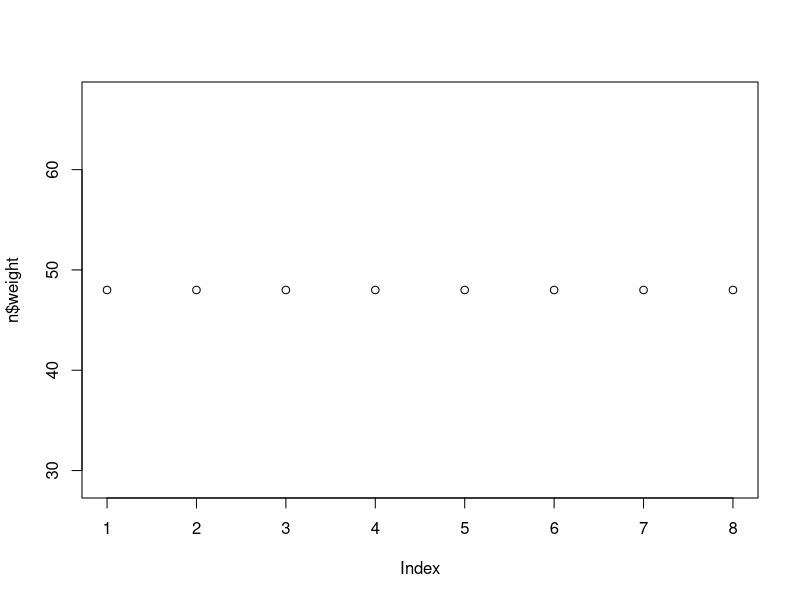
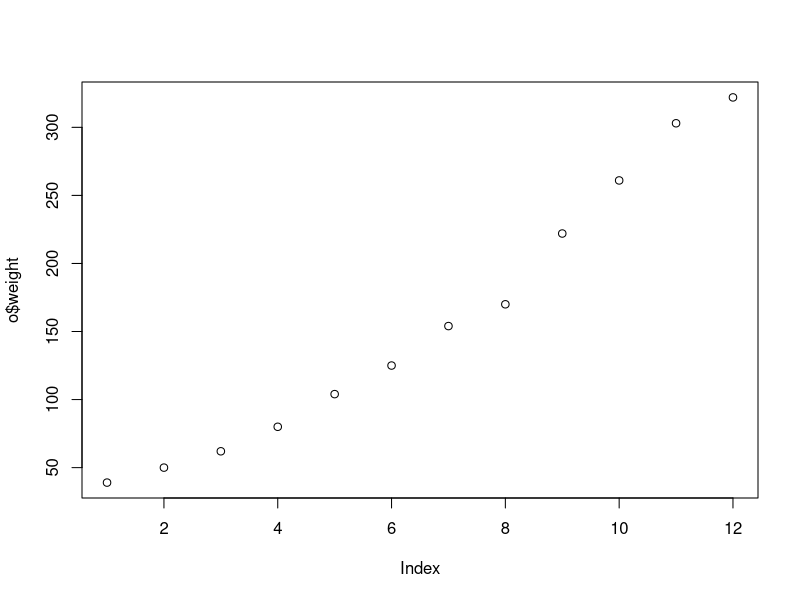
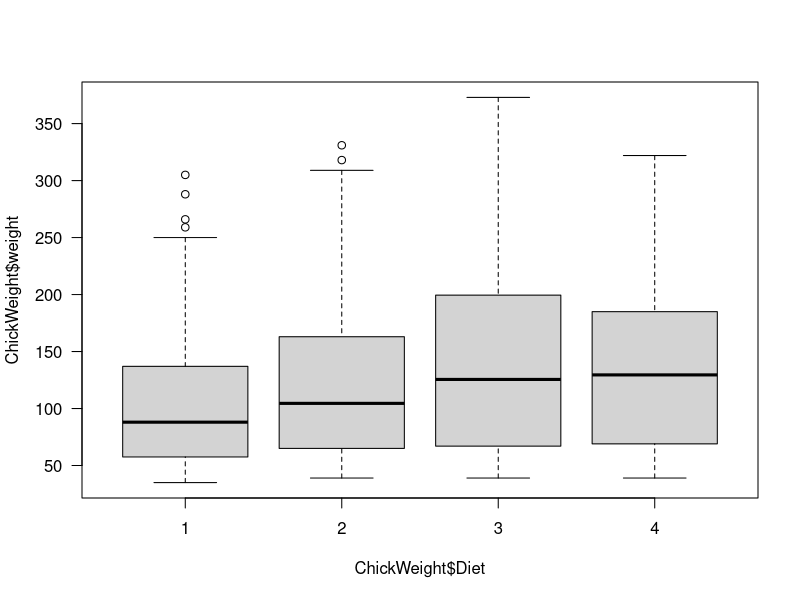

Reproduce these figures in R, in order.
a=1:10
b=1:10
c=11:20
str(a)
identical(a,b)
identical(a,c)

c = ChickWeight
c[,2]
X=c[,c("weight")]
Y=ChickWeight$weight
identical(X,Y)
X=ChickWeight[,c(1,4)]
ChickWeight[,c("weight","Diet")]
m=ChickWeight[c(1,3,5,7,9),]

nrow(c)
n=c[c$weight == 48,]
plot(n$weight)
o = subset(ChickWeight,Chick==48,select=c(Time,weight))
identical(n,o)
plot(o$weight)
boxplot(ChickWeight$weight ~ ChickWeight$Diet, las=1)
